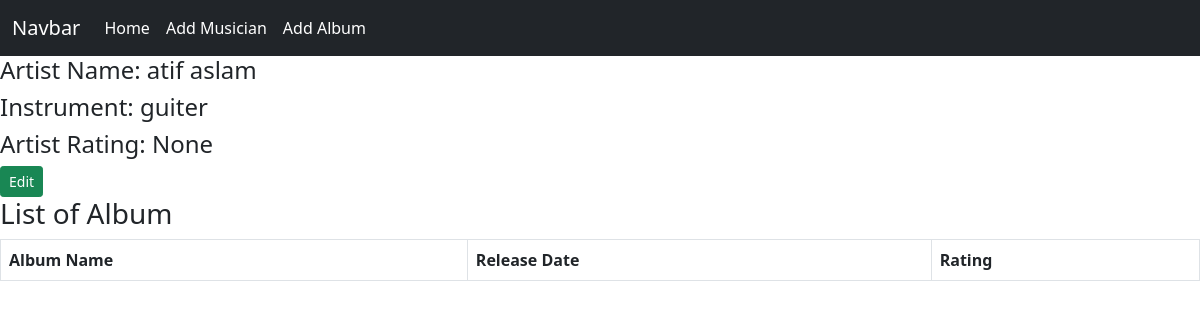
Screenshot of /first_app/album_list/3/ with the database file from the repository.
### first_app/models.py (models this page shows, shortened)
class Musician(models.Model):
    first_name= models.CharField(max_length=100)
    last_name= models.CharField(max_length=100)
    instrument= models.CharField(max_length= 100)

### first_app/views.py (the view)
# urls.py: path('album_list/<int:artist_id>/', views.album_list, name='album_list'),
def album_list(request, artist_id):
    artist_info= Musician.objects.get(pk=artist_id)
    album_list = Album.objects.filter(artist=artist_id).order_by('name','release_date')
    artist_rating = Album.objects.filter(artist=artist_id).aggregate(Avg('num_stars'))
    diction = {'title': "List of Albums", 'artist_info':artist_info, 'album_list':album_list, 'artist_rating':artist_rating}
    return render(request, 'first_app/album_list.html', context= diction)

### first_app/templates/first_app/album_list.html (shortened to what this page needs)
{% extends 'first_app/base.html' %}
{% block body_block %}
    <h4>Artist Name: {{ artist_info.first_name }} {{ artist_info.last_name }}</h4>
    <h4>Instrument: {{ artist_info.instrument }}</h4>
    <h4>Artist Rating: {{ artist_rating.num_stars__avg }}</h4>
    <a href="{% url 'first_app:edit_artist' artist_id=artist_info.id %} " class="btn btn-success btn-sm">Edit</a>
    <h3>List of Album</h3>
    <table class="table table-bordered">
     <tr>
         <th>Album Name</th>
          <th>Release Date</th>
          <th>Rating</th>
     </tr>
    </table>
{% endblock %}

### rows the page displays
Musician: first_name "atif", last_name "aslam", instrument "guiter"

### other values shown
{{ artist_rating.num_stars__avg }} "None"
